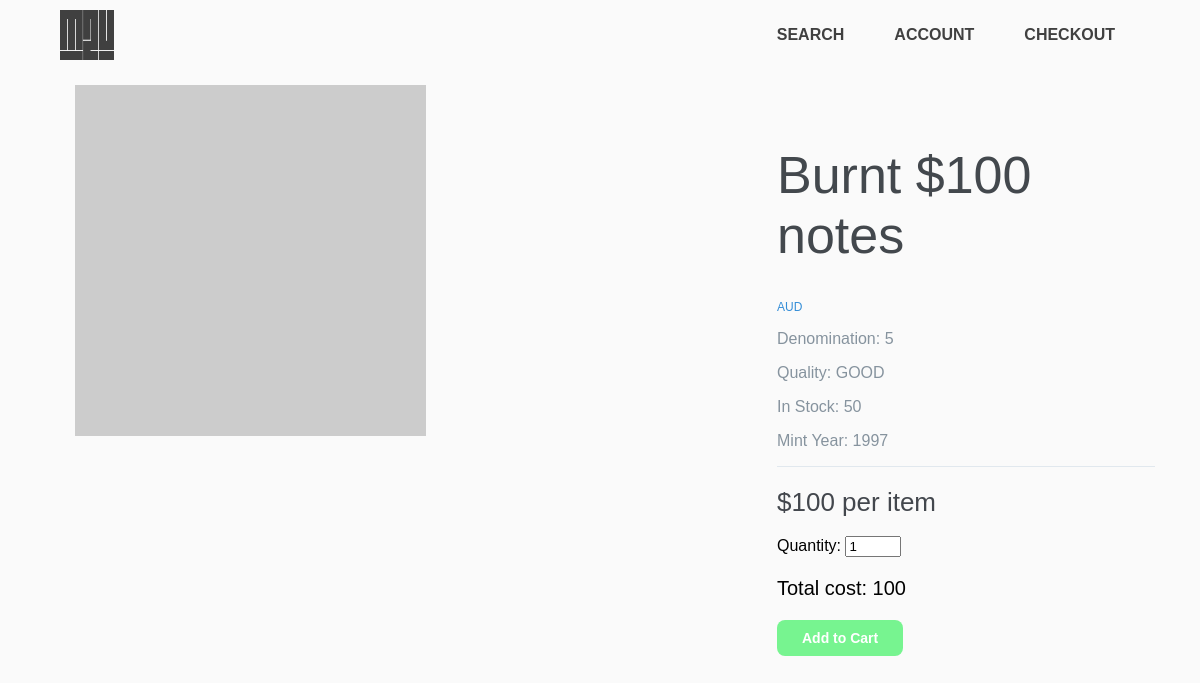
The app's page /Product.php?element=AUD0051997 with its own data.
### tables this page shows
CREATE TABLE Products_status (
    product_id CHAR(10) NOT NULL,
    product_name VARCHAR(20) NOT NULL,
    price int NOT NULL,
    quality VARCHAR(100) NOT NULL DEFAULT "GOOD",
    shipping_status VARCHAR(100) NOT NULL DEFAULT "IN WAREHOUSE",
    quantity INT NOT NULL,
    PRIMARY KEY(product_id, quality, shipping_status),
    FOREIGN KEY (product_id) REFERENCES Products (product_id)
);

CREATE TABLE Products(
    product_id CHAR(10) NOT NULL UNIQUE,
    currency VARCHAR(100) NOT NULL,
    denomination SMALLINT NOT NULL,
    mint_year YEAR NOT NULL,
    PRIMARY KEY (product_id) 
);

### db_functions.php (called while the page is built, shortened)
<?php
function display_single_product($conn, $entry)
{
    $sql = "SELECT currency, product_name, denomination,
    mint_year, price, quality, quantity
    FROM Products
    CROSS JOIN Products_status
    ON Products.product_id = Products_status.product_id
    WHERE shipping_status = 'IN WAREHOUSE' AND Products.product_id=?;";
    $ret = null;
    $statement = mysqli_stmt_init($conn);
    mysqli_stmt_prepare($statement, $sql);
    mysqli_stmt_bind_param($statement, 's', $entry);
    if(mysqli_stmt_execute($statement))
    {
        $result = mysqli_stmt_get_result($statement);
        if($row = mysqli_fetch_assoc($result))
        {
            $ret = $row;
        }
    }
    return $ret;
}
?>

### Product.php (the view, shortened to what this page needs)
<html lang="en">
<head>
    <link rel="stylesheet" href="./Styles/styles.css">
</head>
<body>
    <?php require_once "website_header.php";
    require_once "db_functions.php";
    $conn = get_conn();
    $entry = htmlspecialchars($_GET["element"]);
    $item = display_single_product($conn, $entry);
    ?>
    <main class="product-page-container">
        <div class="product-image">
            <img src="https://via.placeholder.com/500.png" alt="">
        </div>
        <div class="product-right-column">
        <div class="product-description">
                <h1><?php echo $item["product_name"] ?></h1>
                <span><?php echo $item["currency"] ?></span>
                <p><?php echo "Denomination: ", $item["denomination"] ?></p>
                <p><?php echo "Quality: ", $item["quality"] ?></p>
                <p><?php echo "In Stock: ", $item["quantity"] ?></p>
                <p><?php echo "Mint Year: ", $item["mint_year"] ?></p>
            </div>
            <div class="product-price">
                <form id="add_to_cart" action="Add_to_cart.php" method="get">
                    <a><?php echo "$<span id='price'>", $item["price"], "</span> per item"; ?></a>
                    <?php
                    echo '<input id="product_id" class="hidden" type="text" name="item"
                        value="', $entry, '"> <br><br>';
                    echo '<span>Quantity:  </span>';
                    echo '<input id="quantity_selector" type="number" name="quantity"',
                    'min="1" value="1"',
                    'max="', $item["quantity"], '">';
                    ?>
                    <p id="total_cost">Total cost: <span id="item_cost"><?php echo $item["price"] ?></span></p>
                    <input class="submit_btn" type="submit" value="Add to Cart">
                </form>
            </div>
        </div>
    </main>

### Styles/styles.css (style rules this page uses)
body { background-color: rgb(250, 250, 250); font-family: Verdana, Helvetica, sans-serif; margin: 0 5% 0 5%; }
.submit_btn { background-color: #77F490; font-weight: bold; font-size: 14px; color: white; text-decoration: none; border: none; border-radius: 8px; padding: 10px 25px 10px 25px; }
.product-page-container { width: 100%; margin: 0 auto; padding: 15px; display: flex; }
.product-image { width: 65%; position: relative; }
.product-right-column { width: 35%; margin-top: 60px; }
.product-image img { width: 50%; position: absolute; left: 0; top: 0; opacity: 1; transition: all 0.3s ease; }
.product-description { border-bottom: 1px solid #e1e8ee; margin-bottom: 20px; }
.product-description span { font-size: 12px; color: #358ed7; }
.product-description h1 { font-weight: 400; font-size: 52px; color: #43484d; margin-top: 0; }
.product-description p { font-size: 16px; font-weight: 300; color: #86939e; }
.product-price { align-items: left; }
.product-price > form > a { font-size: 26px; font-weight: 300; color: #43474d; margin-right: 20px; }
.product-price > form > p { font-size: 20px; font-weight: 500; }

### Styles/headerstyle.css (style rules this page uses)
a { text-decoration: none; color: #404040; }

### records on screen
products_status: product_name "Burnt $100 notes", product.currency "AUD", product.denomination "5", quality "GOOD", quantity "50", product.mint_year "1997", price "100"
